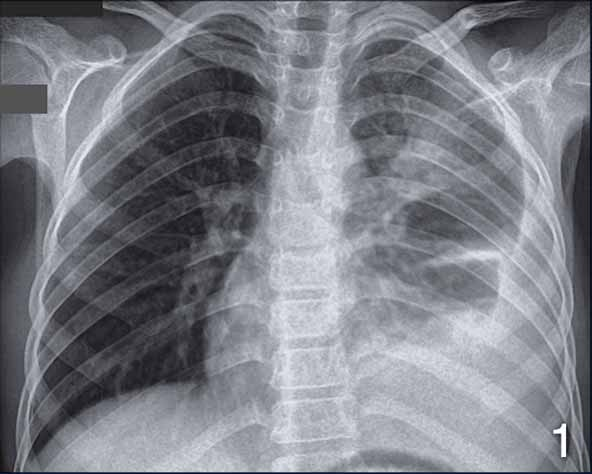
#> input picture TBC_Testing.jpg, 592 x 474 px; its folder holds only this picture in this run
$ jupyter execute Prediction.ipynb   (older library calls are emulated)
#> lines starting #> are read from the running program, lines starting #| are printed output that depends on the picture; after the words box and inside, x2 and y2 are one past the last pixel; in counts of white or black regions, pixels touching at a corner belong together
## Import Libraries

[cell 1]
import cv2
import os
import numpy as np
import pandas as pd
import matplotlib.pyplot as plt
from skimage import measure
from scipy import stats
from skimage.feature import graycomatrix, graycoprops
from pathlib import Path
import pickle
import warnings
warnings.filterwarnings('ignore')

## User Input Configuration

[cell 2]
print("="*60)
print("TB DETECTION - PREDICTION CONFIGURATION")
print("="*60)

# Ask user for input type
print("\nInput Options:")
print("  1. Single image")
print("  2. Folder containing multiple images")

input_type = input("\nChoose input type (1 or 2): ").strip()
#> the answer given: 1

if input_type == '1':
    # Single image mode
    image_path = input("Enter path to single image: ").strip()
#> the answer given: ../TBC_Testing.jpg
    image_path = Path(image_path).expanduser()

    if not image_path.exists():
        print(f"❌ Error: File not found - {image_path}")
        image_path = None
    else:
        print(f"✅ Single image mode: {image_path}")

    folder_path = None

elif input_type == '2':
    # Folder mode
    folder_path = input("Enter path to folder containing images: ").strip()
    folder_path = Path(folder_path).expanduser()

    if not folder_path.exists():
        print(f"❌ Error: Folder not found - {folder_path}")
        folder_path = None
    else:
        # Count images in folder
        image_files = list(folder_path.glob('*.png')) + list(folder_path.glob('*.jpg')) + list(folder_path.glob('*.jpeg'))
        print(f"✅ Folder mode: {folder_path}")
        print(f"   Found {len(image_files)} images")

    image_path = None
else:
    print("❌ Invalid choice. Please run this cell again.")
    image_path = None
    folder_path = None

# Model selection
print("\nModel Options:")
print("  1. SVM (Support Vector Machine)")
print("  2. Naive Bayes")
print("  3. Both (compare results)")

model_choice = input("\nChoose model (1, 2, or 3): ").strip()
#> the answer given: 1
#> (reads svm_model.pkl from the repository)
#> (reads nb_model.pkl from the repository)

CONFIG = {
    'input_type': input_type,
    'image_path': image_path,
    'folder_path': folder_path,
    'model_choice': model_choice
}

print("\n" + "="*60)
print("Configuration saved successfully!")
print("="*60)

## Preprocessing Functions

[cell 3]
def preprocess_image(img_path, show_steps=False):
    """
    Complete preprocessing pipeline:
    1. Load grayscale image
    2. Resize to standard size
    3. Apply Gaussian blur
    4. Apply CLAHE for contrast enhancement
    """
#> called with show_steps = False
    img = cv2.imread(str(img_path), cv2.IMREAD_GRAYSCALE)
    if img is None:
        return None, None, None

    # Resize to standard size (512x512)
    img = cv2.resize(img, (512, 512))
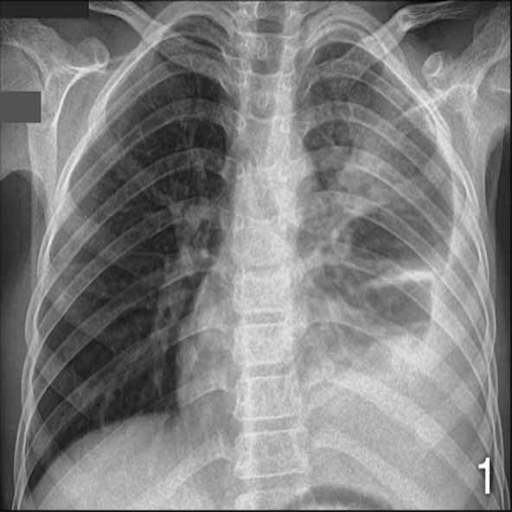
#> img: shape (512, 512); min 0, max 255, mean 127.7

    # Gaussian filtering to reduce noise
    blurred = cv2.GaussianBlur(img, (5, 5), 0)

    # CLAHE for contrast enhancement
    clahe = cv2.createCLAHE(clipLimit=2.0, tileGridSize=(8, 8))
    enhanced = clahe.apply(blurred)
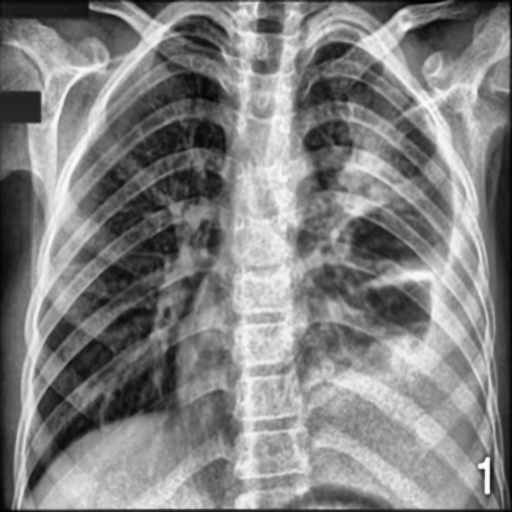
#> enhanced: shape (512, 512); min 2, max 254, mean 129.1

    return img, blurred, enhanced

## Segmentation Functions

[cell 4]
def segment_lungs(enhanced_img, show_steps=False):
    """
    Segment lung regions using improved morphological operations.
    KEY IMPROVEMENT: Uses INVERTED thresholding to get dark lung regions.
    """
#> called with show_steps = False
    if enhanced_img is None:
        return None, None, None

    # CRITICAL: Inverse Otsu to get lungs (dark areas in X-ray)
    _, binary = cv2.threshold(enhanced_img, 0, 255,
                             cv2.THRESH_BINARY_INV + cv2.THRESH_OTSU)
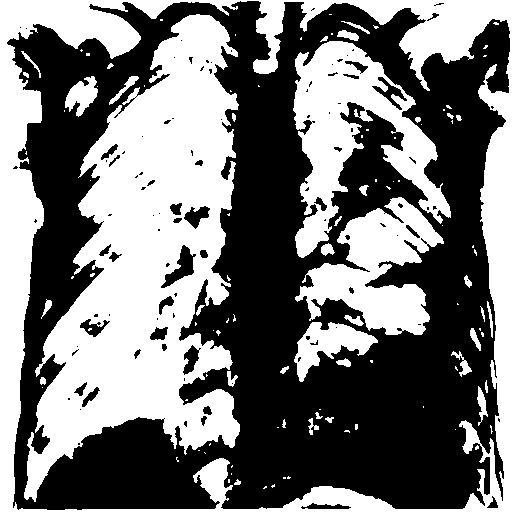
#> binary: shape (512, 512); 46.3% white; 108 white regions (69 under 20 px), largest, box (x1, y1, x2, y2) and area: (24, 14, 240, 502) 52860, (0, 0, 512, 512) 39574, (293, 41, 451, 258) 13675

    # Morphological opening to remove noise
    kernel_open = cv2.getStructuringElement(cv2.MORPH_ELLIPSE, (5, 5))
    opened = cv2.morphologyEx(binary, cv2.MORPH_OPEN, kernel_open, iterations=2)
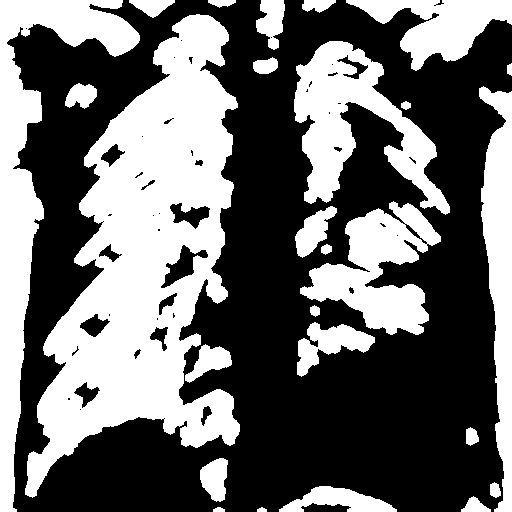
#> opened: shape (512, 512); 42.2% white; 26 white regions, largest, box (x1, y1, x2, y2) and area: (25, 14, 240, 498) 49724, (0, 0, 140, 512) 16873, (294, 41, 450, 215) 11019

    # Morphological closing to fill gaps
    kernel_close = cv2.getStructuringElement(cv2.MORPH_ELLIPSE, (15, 15))
    closed = cv2.morphologyEx(opened, cv2.MORPH_CLOSE, kernel_close, iterations=3)
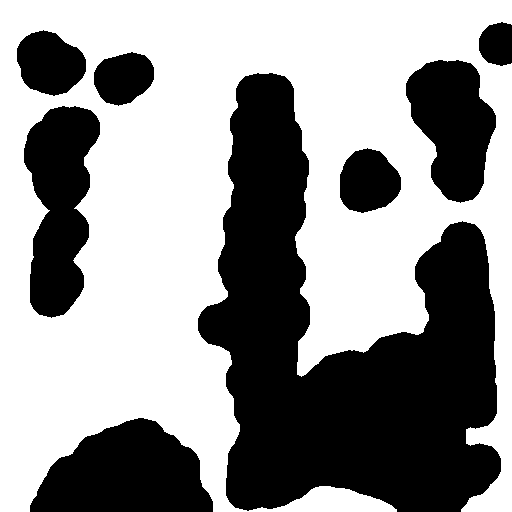
#> closed: shape (512, 512); 57.8% white; 8 black regions

    # Find contours and select largest regions (lungs)
    contours, _ = cv2.findContours(closed, cv2.RETR_EXTERNAL, cv2.CHAIN_APPROX_SIMPLE)
#> contours = 1 contour; box (x1, y1, x2, y2) and area: (0, 0, 512, 512) 177734

    # Create mask
    mask = np.zeros_like(enhanced_img)

    if len(contours) > 0:
        # Sort by area and take top 2 (left and right lung)
        contours = sorted(contours, key=cv2.contourArea, reverse=True)
        num_lungs = min(2, len(contours))
#> num_lungs = 1
#> (the rest of the program and of its run is left out)
